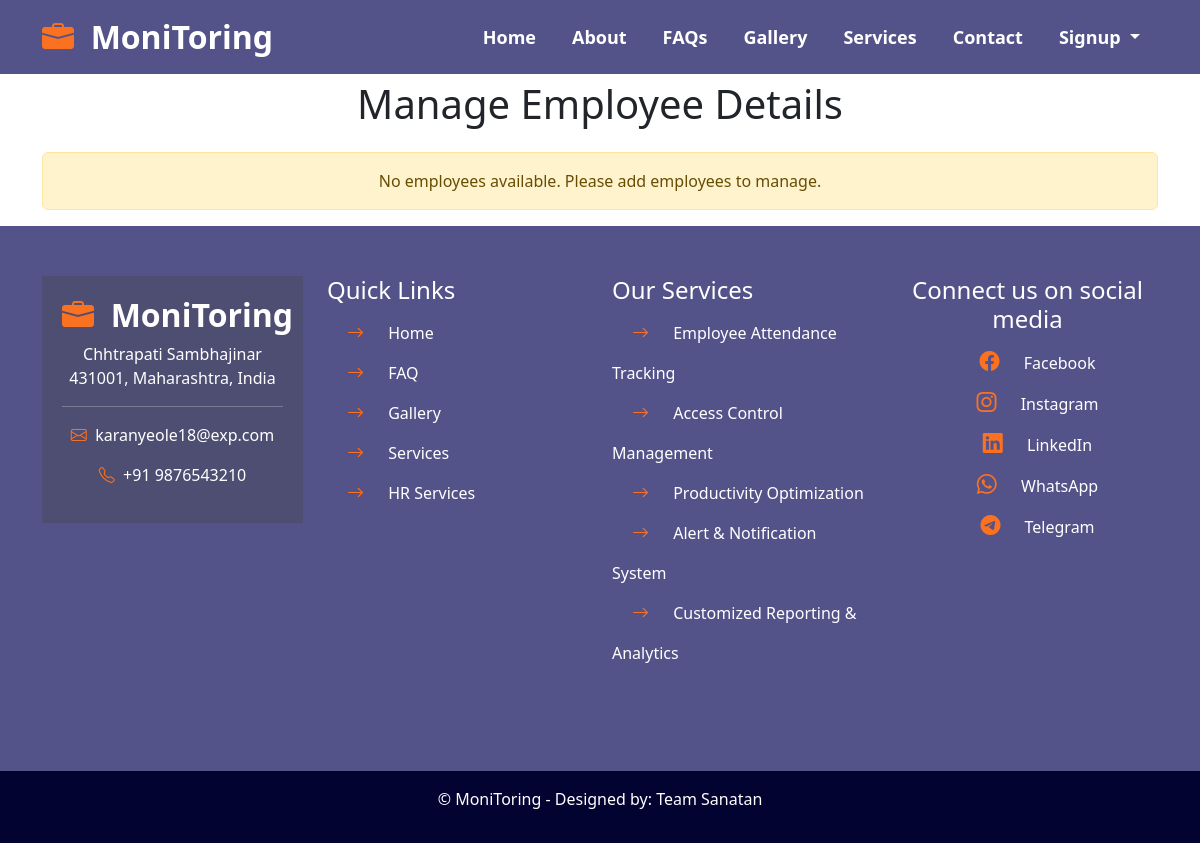
The app's page /manage_employees, older data.
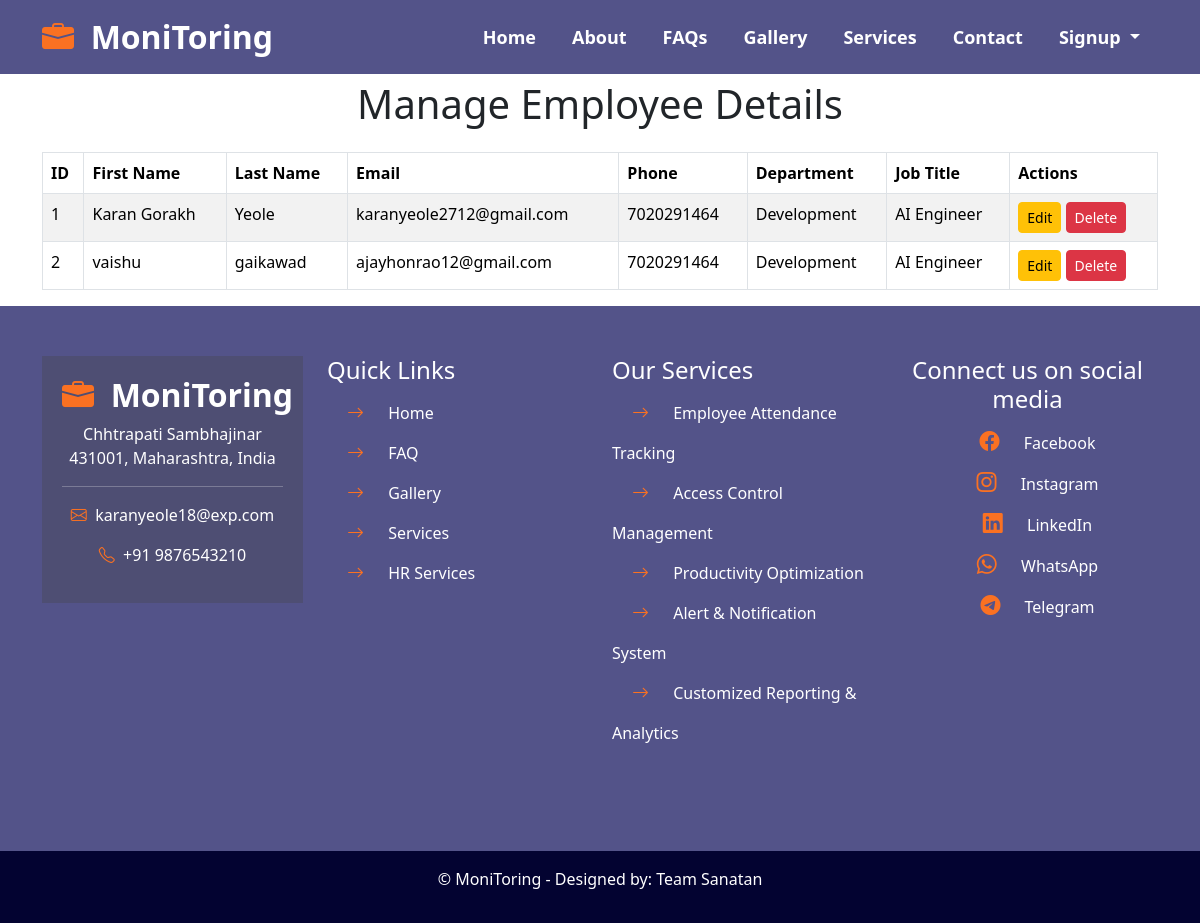
The same page, newer data.
### tables this page shows
CREATE TABLE employees (
            id INTEGER PRIMARY KEY AUTOINCREMENT,
            first_name TEXT,
            last_name TEXT,
            dob TEXT,
            gender TEXT,
            email TEXT,
            phone TEXT,
            address TEXT,
            job_title TEXT,
            department TEXT,
            salary REAL,
            emergency_contact_name TEXT,
            emergency_contact_phone TEXT
        );

### app.py (the view)
@app.route('/manage_employees', methods=['GET'])
def manage_employees():
    conn = sqlite3.connect('employees.db')
    cursor = conn.cursor()
    cursor.execute("SELECT * FROM employees")
    employees = cursor.fetchall()
    conn.close()
    return render_template("manage_employees.html", employees=employees)

### templates/manage_employees.html (shortened to what this page needs)
{% include 'top.html' %}
<div class="container" style="padding-top: 80px;">
    {% if not employee %}
        <h1 class="text-center mb-4">Manage Employee Details</h1>
        {% if not employees %}
        <div class="alert alert-warning text-center">
            No employees available. Please add employees to manage.
        </div>
        {% else %}
        <table class="table table-bordered table-striped">
            <thead>
                <tr>
                    <th>ID</th>
                    <th>First Name</th>
                    <th>Last Name</th>
                    <th>Email</th>
                    <th>Phone</th>
                    <th>Department</th>
                    <th>Job Title</th>
                    <th>Actions</th>
                </tr>
            </thead>
            <tbody>
                {% for employee in employees %}
                <tr>
                    <td>{{ employee[0] }}</td>
                    <td>{{ employee[1] }}</td>
                    <td>{{ employee[2] }}</td>
                    <td>{{ employee[5] }}</td>
                    <td>{{ employee[6] }}</td>
                    <td>{{ employee[9] }}</td>
                    <td>{{ employee[8] }}</td>
                    <td>
                        <a href="{{ url_for('edit_employee', employee_id=employee[0]) }}" class="btn btn-sm btn-warning">Edit</a>
                        <form action="{{ url_for('delete_employee', employee_id=employee[0]) }}" method="POST" style="display:inline;">
                            <button type="submit" class="btn btn-sm btn-danger">Delete</button>
                        </form>
                    </td>
                </tr>
                {% endfor %}
            </tbody>
        </table>
        {% endif %}
    {% endif %}
</div>
{% include 'bottom.html' %}

### templates/top.html (shortened to what this page needs)
<!DOCTYPE html>
<html lang="en">
<head>
    <link href="https://cdn.jsdelivr.net/npm/bootstrap@5.3.3/dist/css/bootstrap.min.css" rel="stylesheet">
    <link rel="stylesheet" href="https://cdn.jsdelivr.net/npm/bootstrap-icons@1.11.3/font/bootstrap-icons.min.css">
    <link rel="stylesheet" href="{{ url_for('static', filename='css/style.css') }}">
</head>
<body>
<nav class="navbar navbar-expand-lg navbar-dark fixed-top">
  <div class="container">
      <a class="navbar-brand" href="#"><i class="bi bi-briefcase-fill"></i>&nbsp;&nbsp;MoniToring</a>
      <div class="collapse navbar-collapse" id="navbarNav">
          <ul class="navbar-nav ms-auto">
              <li class="nav-item active">
                  <a class="nav-link active" aria-current="page" href="{{ url_for('index') }}">Home</a>
              </li>
              <li class="nav-item">
                  <a class="nav-link" href="{{ url_for('index') }}#about">About</a>
              </li>
              <li class="nav-item">
                  <a class="nav-link" href="{{ url_for('faq') }}">FAQs</a>
              </li>
              <li class="nav-item">
                  <a class="nav-link" href="{{ url_for('gallery') }}">Gallery</a>
              </li>
              <li class="nav-item">
                  <a class="nav-link" href="{{ url_for('services') }}" id="services-link">Services</a>
              </li>
              <li class="nav-item">
                  <a class="nav-link" href="{{ url_for('index') }}#contact">Contact</a>
              </li>
              <li class="nav-item dropdown">
                  <a class="nav-link dropdown-toggle" href="#" id="signupDropdown" role="button" data-bs-toggle="dropdown" aria-expanded="false">
                      Signup
                  </a>
              </li>
          </ul>
      </div>
  </div>
</nav>

### templates/bottom.html (shortened to what this page needs)
<section id="footer" class="footer">
  <div class="container">
    <div class="row">
      <div class="col-md-3">
        <div class="contactdetails text-center mb-5">
          <h4><a class="navbar-brand" href="#"><i class="bi bi-briefcase-fill"></i>&nbsp;&nbsp;MoniToring</a></h4>
          <p>Chhtrapati Sambhajinar 431001, Maharashtra, India </p>
          <hr>
          <p><i class="bi bi-envelope"></i>&nbsp;&nbsp;karanyeole18@exp.com</p>
          <p><i class="bi bi-telephone"></i>&nbsp;&nbsp;+91 9876543210</p>
        </div>
      </div>
      <div class="col-md-3 col-6">
        <div class="quicklinks mb-5">
          <h4>Quick Links</h4>
          <ul>
            <li><a href="{{ url_for('index') }}"><i class="bi bi-arrow-right"></i> Home</a></li>
            <li><a href="{{ url_for('faq') }}"><i class="bi bi-arrow-right"></i> FAQ</a></li>
            <li><a href="{{ url_for('gallery') }}"><i class="bi bi-arrow-right"></i> Gallery</a></li>
            <li><a href="{{ url_for('services') }}"><i class="bi bi-arrow-right"></i> Services</a></li>
            <li><a href="{{ url_for('hr_services') }}"><i class="bi bi-arrow-right"></i> HR Services</a></li>
        </ul>
        </div>
      </div>
      <div class="col-md-3">
        <div class="footerservices mb-5">
          <h4>Our Services</h4>
          <ul>
            <li><i class="bi bi-arrow-right"></i> Employee Attendance Tracking</li>
            <li><i class="bi bi-arrow-right"></i> Access Control Management</li>
            <li><i class="bi bi-arrow-right"></i> Productivity Optimization</li>
            <li><i class="bi bi-arrow-right"></i> Alert & Notification System</li>
            <li><i class="bi bi-arrow-right"></i> Customized Reporting & Analytics</li>
          </ul>
        </div>
      </div>
      <div class="col-md-3 col-6 text-center">
        <div class="footersocial mb-5">
          <h4>Connect us on social media</h4>
          <ul>
            <li><i class="bi bi-facebook"></i> Facebook</li>
            <li><i class="bi bi-instagram"></i> Instagram</li>
            <li><i class="bi bi-linkedin"></i> LinkedIn</li>
            <li><i class="bi bi-whatsapp"></i> WhatsApp</li>
            <li><i class="bi bi-telegram"></i> Telegram</li>
          </ul>
        </div>
      </div>
    </div>
  </div>
</section>
<div class="container-fluid">
<div class="row p-3 text-center copyright">
  <p class="text-white">&copy; MoniToring - Designed by: Team Sanatan</p>
</div>
</div>
</body>
</html>

### static/css/style.css (style rules this page uses)
.navbar { background-color: rgb(83, 83, 137); }
.nav-item { padding: 0px 10px; }
.navbar-brand { font-size: 32px; font-weight: 700; }
.navbar-brand i { color: #fa7122; font-size: 32px; font-weight: 700 !important; }
.nav-link { font-size: 18px; font-weight: 600; color: #fff; transition: color 0.3s; }
section { padding: 50px 0px; }
.about p, li { line-height: 30px; }
.footer { background-color: #535389; color: #fff; }
.contactdetails { background-color: #4e4e73; padding: 20px; text-align: center; }
.contactdetails i { color: #fa7122; }
.quicklinks ul { list-style-type: none; padding: 0px; }
.quicklinks li { font-size: 16px; line-height: 40px; }
.quicklinks i { color: #fa7122; padding: 20px; font-size: 17px; }
.footerservices ul { list-style-type: none; padding: 0px; }
.footerservices li { line-height: 40px; }
.footerservices i { color: #fa7122; padding: 20px; font-size: 17px; }
.footersocial ul { list-style-type: none; padding: 0px; }
.footersocial li { line-height: 40px; }
.footersocial i { color: #fa7122; font-size: 20px; padding: 20px; }
.copyright { background-color:#030331 ; }

### templates/bottom.html (style rules this page uses)
#footer a { color: white; text-decoration: none; }

Row changes from the older to the newer data that the page shows:
added employees: id "1", first_name "Karan Gorakh", last_name "Yeole", email "karanyeole2712@gmail.com", phone "7020291464", department "Development", job_title "AI Engineer"
added employees: id "2", first_name "vaishu", last_name "gaikawad", email "ajayhonrao12@gmail.com", phone "7020291464", department "Development", job_title "AI Engineer"
Text that changed along with them:
text no longer shown: "No employees available. Please add employees to manage."
text now shown: "ID First Name Last Name Email Phone Department Job Title Actions"
